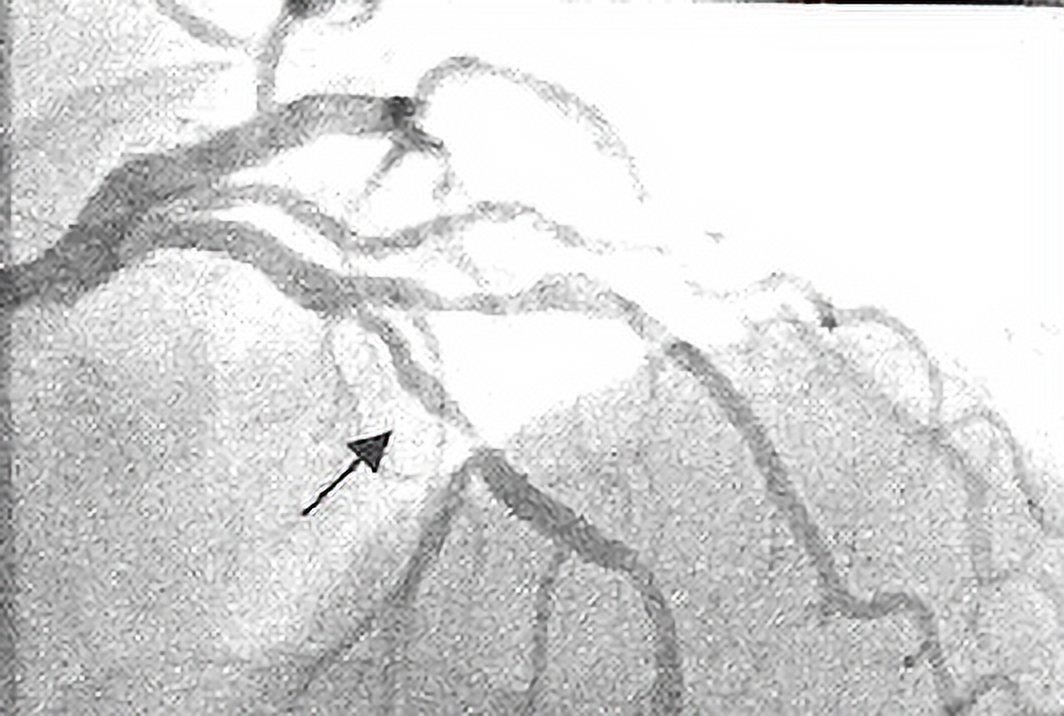
#> input picture 06_affine_transform/Figures/angiogram1.png, 1064 x 716 px
$ python 4_interpolation.py   (older library calls are emulated)
#> lines starting #> are read from the running program, lines starting #| are printed output that depends on the picture
# import numpy as np
# import scipy.misc, math
# from scipy.misc.pilutil import Image
from skimage.transform import AffineTransform, warp
import cv2
from matplotlib import pyplot as plt

# img = Image.open('../Figures/angiogram1.png').convert('L')
# img1 = scipy.misc.fromimage(img)

img1 = cv2.imread('../Figures/angiogram1.png')
#> img1 is the input picture: shape (716, 1064, 3); mean B, G, R 215.1, 215, 215.1

transformation = AffineTransform(scale=(0.3, 0.3))

# nearest neighbor order = 0
img2 = warp(img1, transformation, order=0)
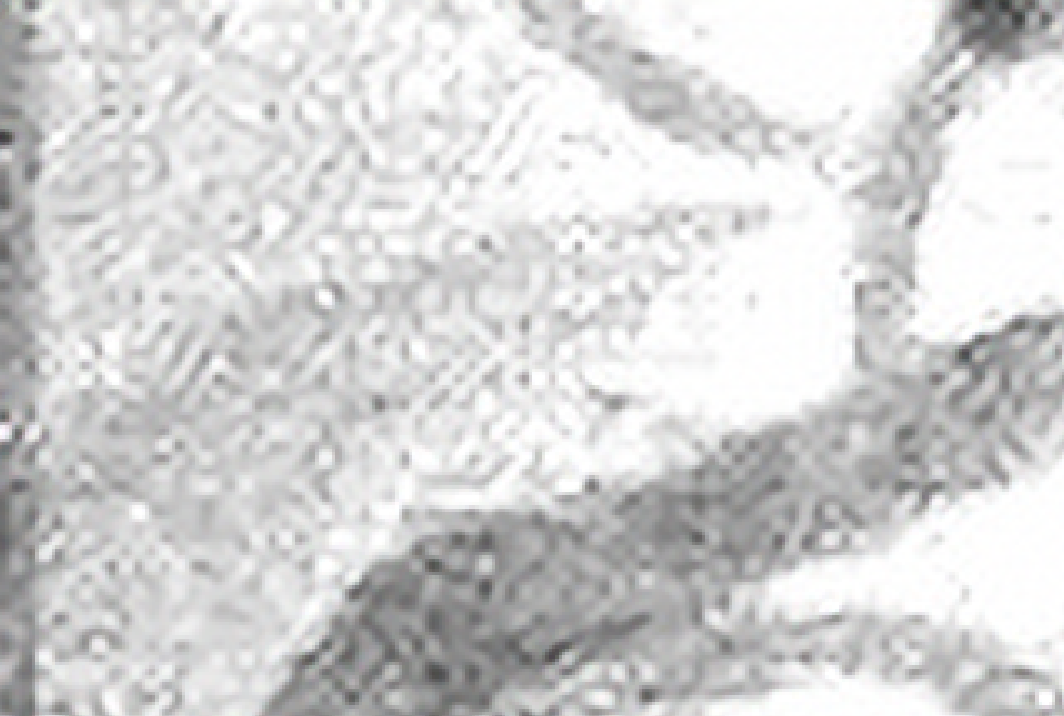
#> img2: shape (716, 1064, 3); mean B, G, R 212.1, 212.1, 212.2
# im4 = scipy.misc.toimage(img2)
# im4.save('../Figures/interpolate_nn_output.png')
# im4.show()

# bi-linear order = 1
img3 = warp(img1, transformation, order=1) # default
# im4 = scipy.misc.toimage(img2)
# im4.save('../Figures/interpolate_bilinear_output.png')
# im4.show()

#bi-quadratic order = 2
img4 = warp(img1, transformation, order=2)
# im4 = scipy.misc.toimage(img2)
# im4.save('../Figures/interpolate_biquadratic_output.png')
# im4.show()

#bi-cubic order = 3
img5 = warp(img1, transformation, order=3)
# im4 = scipy.misc.toimage(img2)
# im4.save('../Figures/interpolate_bicubic_output.png')
# im4.show()

# create figure
fig = plt.figure()

# setting values to rows and column variables
rows = 2
columns = 2

# Adds a subplot at the 1st position
fig.add_subplot(rows, columns, 1)

# showing image
plt.imshow(img2)
plt.axis('off')
plt.title("nearest neighbor order = 0")

# Adds a subplot at the 2nd position
fig.add_subplot(rows, columns, 2)

# showing image
plt.imshow(img4)
plt.axis('off')
plt.title("bi-linear order = 1")

# Adds a subplot at the 3rd position
fig.add_subplot(rows, columns, 3)

# showing image
plt.imshow(img4)
plt.axis('off')
plt.title("bi-quadratic order = 2")

# Adds a subplot at the 4th position
fig.add_subplot(rows, columns, 4)

# showing image
plt.imshow(img5)
plt.axis('off')
plt.title("bi-cubic order = 3")

plt.show()
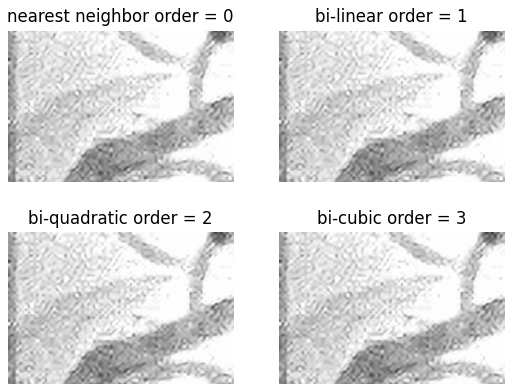
#> figure drawn by matplotlib, 4 panels; B, G, R data is drawn as R, G, B
